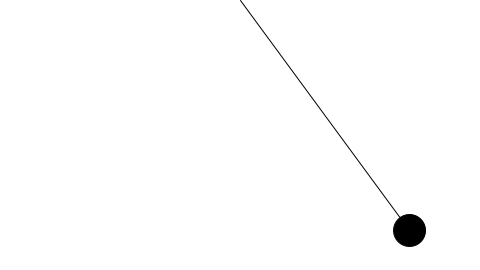
Frame 1 (no input)
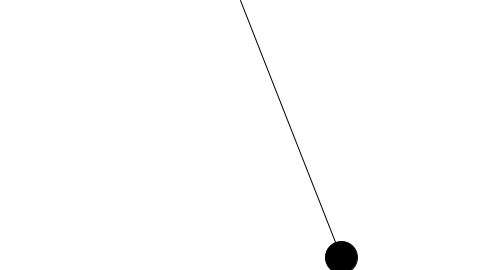
Frame 60 (the mouse pressed at the canvas centre just before this capture)
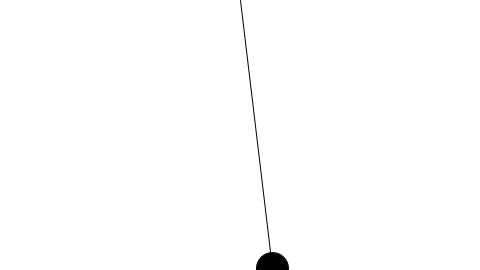
Frame 120 (the mouse held since frame 60 and released just before this capture)

The Processing sketch that drew these frames (run headless with seeded random() and noise(); from frame 60 on, the mouse is pressed at the canvas centre):

// Processing sketch: oscillation
// ── oscillation.pde
float theta = QUARTER_PI;
float speed = 0.05;

void setup() {
  size(480,270);
}

//Trigonometric use to move ellipse
void draw() {
  background(255);
  
  float x = (sin(theta)+1) * width/2;
  float y = (cos(theta)+1) * height/2;
  
  //ellpise move range settnig
  if(theta > QUARTER_PI || theta < -QUARTER_PI) {
    speed *= -1;
  }
     
  theta += speed;
  
  //figure
  fill(0);
  stroke(0);
  line(width/2,0,x,y);
  ellipse(x,y,32,32);
  
}
